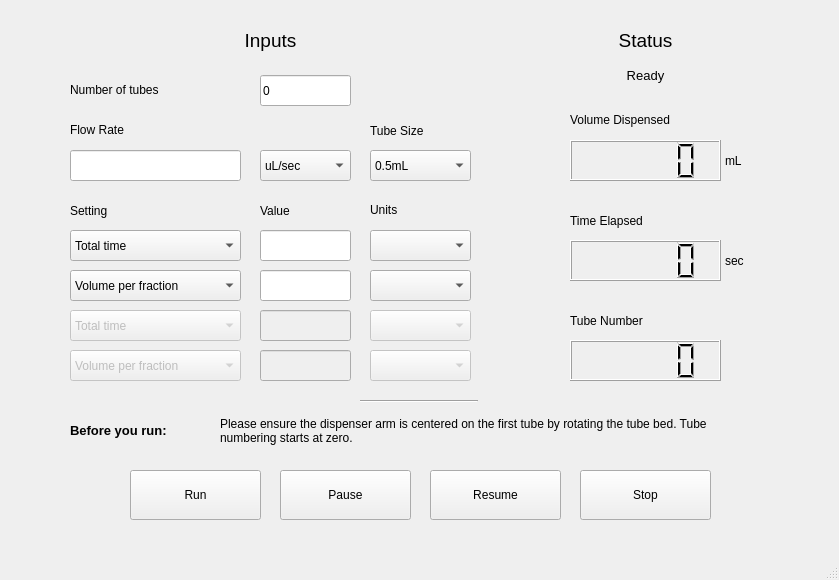
<?xml version="1.0" encoding="UTF-8"?>
<ui version="4.0">
 <class>colosseum</class>
 <widget class="QMainWindow" name="colosseum">
  <property name="geometry">
   <rect>
    <x>0</x>
    <y>0</y>
    <width>839</width>
    <height>580</height>
   </rect>
  </property>
  <property name="windowTitle">
   <string>colosseum 0.0.5</string>
  </property>
  <widget class="QWidget" name="centralwidget">
   <widget class="QLabel" name="statusLabel">
    <property name="geometry">
     <rect>
      <x>570</x>
      <y>10</y>
      <width>151</width>
      <height>61</height>
     </rect>
    </property>
    <property name="font">
     <font>
      <pointsize>14</pointsize>
     </font>
    </property>
    <property name="text">
     <string>Status</string>
    </property>
    <property name="alignment">
     <set>Qt::AlignCenter</set>
    </property>
   </widget>
   <widget class="QLabel" name="inputsLabel">
    <property name="geometry">
     <rect>
      <x>70</x>
      <y>10</y>
      <width>401</width>
      <height>61</height>
     </rect>
    </property>
    <property name="font">
     <font>
      <pointsize>14</pointsize>
     </font>
    </property>
    <property name="text">
     <string>Inputs</string>
    </property>
    <property name="alignment">
     <set>Qt::AlignCenter</set>
    </property>
   </widget>
   <widget class="QLabel" name="volumeDispensed_label">
    <property name="geometry">
     <rect>
      <x>570</x>
      <y>110</y>
      <width>141</width>
      <height>20</height>
     </rect>
    </property>
    <property name="text">
     <string>Volume Dispensed</string>
    </property>
   </widget>
   <widget class="QLabel" name="setting_label">
    <property name="geometry">
     <rect>
      <x>70</x>
      <y>200</y>
      <width>61</width>
      <height>21</height>
     </rect>
    </property>
    <property name="text">
     <string>Setting</string>
    </property>
   </widget>
   <widget class="QLabel" name="value_label">
    <property name="geometry">
     <rect>
      <x>260</x>
      <y>200</y>
      <width>51</width>
      <height>21</height>
     </rect>
    </property>
    <property name="text">
     <string>Value</string>
    </property>
   </widget>
   <widget class="QLabel" name="units_label">
    <property name="geometry">
     <rect>
      <x>370</x>
      <y>200</y>
      <width>51</width>
      <height>20</height>
     </rect>
    </property>
    <property name="text">
     <string>Units</string>
    </property>
   </widget>
   <widget class="QComboBox" name="setting1_combo">
    <property name="geometry">
     <rect>
      <x>70</x>
      <y>230</y>
      <width>171</width>
      <height>31</height>
     </rect>
    </property>
    <item>
     <property name="text">
      <string>Total time</string>
     </property>
    </item>
    <item>
     <property name="text">
      <string>Total volume</string>
     </property>
    </item>
   </widget>
   <widget class="QComboBox" name="setting2_combo">
    <property name="geometry">
     <rect>
      <x>70</x>
      <y>270</y>
      <width>171</width>
      <height>31</height>
     </rect>
    </property>
    <item>
     <property name="text">
      <string>Volume per fraction</string>
     </property>
    </item>
    <item>
     <property name="text">
      <string>Number of fractions</string>
     </property>
    </item>
   </widget>
   <widget class="QLineEdit" name="value1_line">
    <property name="geometry">
     <rect>
      <x>260</x>
      <y>230</y>
      <width>91</width>
      <height>31</height>
     </rect>
    </property>
    <property name="sizePolicy">
     <sizepolicy hsizetype="Preferred" vsizetype="Fixed">
      <horstretch>0</horstretch>
      <verstretch>0</verstretch>
     </sizepolicy>
    </property>
   </widget>
   <widget class="QLineEdit" name="value2_line">
    <property name="geometry">
     <rect>
      <x>260</x>
      <y>270</y>
      <width>91</width>
      <height>31</height>
     </rect>
    </property>
   </widget>
   <widget class="QComboBox" name="unit1_combo">
    <property name="geometry">
     <rect>
      <x>370</x>
      <y>230</y>
      <width>101</width>
      <height>31</height>
     </rect>
    </property>
   </widget>
   <widget class="QComboBox" name="unit2_combo">
    <property name="geometry">
     <rect>
      <x>370</x>
      <y>270</y>
      <width>101</width>
      <height>31</height>
     </rect>
    </property>
   </widget>
   <widget class="QLabel" name="flowrate_label">
    <property name="geometry">
     <rect>
      <x>70</x>
      <y>120</y>
      <width>91</width>
      <height>19</height>
     </rect>
    </property>
    <property name="text">
     <string>Flow Rate</string>
    </property>
   </widget>
   <widget class="QLineEdit" name="flowrate_line">
    <property name="geometry">
     <rect>
      <x>70</x>
      <y>150</y>
      <width>171</width>
      <height>31</height>
     </rect>
    </property>
   </widget>
   <widget class="QComboBox" name="flowunit_combo">
    <property name="geometry">
     <rect>
      <x>260</x>
      <y>150</y>
      <width>91</width>
      <height>31</height>
     </rect>
    </property>
    <item>
     <property name="text">
      <string>uL/sec</string>
     </property>
    </item>
    <item>
     <property name="text">
      <string>uL/min</string>
     </property>
    </item>
    <item>
     <property name="text">
      <string>uL/hr</string>
     </property>
    </item>
    <item>
     <property name="text">
      <string>mL/sec</string>
     </property>
    </item>
    <item>
     <property name="text">
      <string>mL/min</string>
     </property>
    </item>
    <item>
     <property name="text">
      <string>mL/hr</string>
     </property>
    </item>
   </widget>
   <widget class="QComboBox" name="tubeunit_combo">
    <property name="geometry">
     <rect>
      <x>370</x>
      <y>150</y>
      <width>101</width>
      <height>31</height>
     </rect>
    </property>
    <item>
     <property name="text">
      <string>0.5mL</string>
     </property>
    </item>
    <item>
     <property name="text">
      <string>1.5mL</string>
     </property>
    </item>
    <item>
     <property name="text">
      <string>2.0mL</string>
     </property>
    </item>
    <item>
     <property name="text">
      <string>5.0mL</string>
     </property>
    </item>
   </widget>
   <widget class="QLabel" name="tubesize_label">
    <property name="geometry">
     <rect>
      <x>370</x>
      <y>120</y>
      <width>101</width>
      <height>21</height>
     </rect>
    </property>
    <property name="text">
     <string>Tube Size</string>
    </property>
   </widget>
   <widget class="QLCDNumber" name="voldispensed_disp">
    <property name="geometry">
     <rect>
      <x>570</x>
      <y>140</y>
      <width>151</width>
      <height>41</height>
     </rect>
    </property>
   </widget>
   <widget class="QLabel" name="voldispensed_unit">
    <property name="geometry">
     <rect>
      <x>725</x>
      <y>150</y>
      <width>41</width>
      <height>21</height>
     </rect>
    </property>
    <property name="text">
     <string>mL</string>
    </property>
   </widget>
   <widget class="QLabel" name="timeElapsed_label">
    <property name="geometry">
     <rect>
      <x>570</x>
      <y>210</y>
      <width>124</width>
      <height>21</height>
     </rect>
    </property>
    <property name="text">
     <string>Time Elapsed</string>
    </property>
   </widget>
   <widget class="QLabel" name="tubeNumber_label">
    <property name="geometry">
     <rect>
      <x>570</x>
      <y>310</y>
      <width>111</width>
      <height>21</height>
     </rect>
    </property>
    <property name="text">
     <string>Tube Number</string>
    </property>
   </widget>
   <widget class="QLCDNumber" name="timeElapsed_disp">
    <property name="geometry">
     <rect>
      <x>570</x>
      <y>240</y>
      <width>151</width>
      <height>41</height>
     </rect>
    </property>
   </widget>
   <widget class="QLCDNumber" name="tubeIteration_disp">
    <property name="geometry">
     <rect>
      <x>570</x>
      <y>340</y>
      <width>151</width>
      <height>41</height>
     </rect>
    </property>
   </widget>
   <widget class="QComboBox" name="setting3_combo">
    <property name="enabled">
     <bool>false</bool>
    </property>
    <property name="geometry">
     <rect>
      <x>70</x>
      <y>310</y>
      <width>171</width>
      <height>31</height>
     </rect>
    </property>
    <item>
     <property name="text">
      <string>Total time</string>
     </property>
    </item>
    <item>
     <property name="text">
      <string>Total volume</string>
     </property>
    </item>
   </widget>
   <widget class="QComboBox" name="setting4_combo">
    <property name="enabled">
     <bool>false</bool>
    </property>
    <property name="geometry">
     <rect>
      <x>70</x>
      <y>350</y>
      <width>171</width>
      <height>31</height>
     </rect>
    </property>
    <item>
     <property name="text">
      <string>Volume per fraction</string>
     </property>
    </item>
    <item>
     <property name="text">
      <string>Number of fractions</string>
     </property>
    </item>
   </widget>
   <widget class="QLineEdit" name="value3_line">
    <property name="enabled">
     <bool>false</bool>
    </property>
    <property name="geometry">
     <rect>
      <x>260</x>
      <y>310</y>
      <width>91</width>
      <height>31</height>
     </rect>
    </property>
    <property name="sizePolicy">
     <sizepolicy hsizetype="Preferred" vsizetype="Fixed">
      <horstretch>0</horstretch>
      <verstretch>0</verstretch>
     </sizepolicy>
    </property>
   </widget>
   <widget class="QLineEdit" name="value4_line">
    <property name="enabled">
     <bool>false</bool>
    </property>
    <property name="geometry">
     <rect>
      <x>260</x>
      <y>350</y>
      <width>91</width>
      <height>31</height>
     </rect>
    </property>
    <property name="sizePolicy">
     <sizepolicy hsizetype="Preferred" vsizetype="Fixed">
      <horstretch>0</horstretch>
      <verstretch>0</verstretch>
     </sizepolicy>
    </property>
   </widget>
   <widget class="QComboBox" name="unit3_combo">
    <property name="enabled">
     <bool>false</bool>
    </property>
    <property name="geometry">
     <rect>
      <x>370</x>
      <y>310</y>
      <width>101</width>
      <height>31</height>
     </rect>
    </property>
   </widget>
   <widget class="QComboBox" name="unit4_combo">
    <property name="enabled">
     <bool>false</bool>
    </property>
    <property name="geometry">
     <rect>
      <x>370</x>
      <y>350</y>
      <width>101</width>
      <height>31</height>
     </rect>
    </property>
   </widget>
   <widget class="QPushButton" name="runButton">
    <property name="geometry">
     <rect>
      <x>130</x>
      <y>470</y>
      <width>131</width>
      <height>50</height>
     </rect>
    </property>
    <property name="text">
     <string>Run</string>
    </property>
   </widget>
   <widget class="QPushButton" name="pauseButton">
    <property name="geometry">
     <rect>
      <x>280</x>
      <y>470</y>
      <width>131</width>
      <height>50</height>
     </rect>
    </property>
    <property name="text">
     <string>Pause</string>
    </property>
   </widget>
   <widget class="QPushButton" name="stopButton">
    <property name="geometry">
     <rect>
      <x>580</x>
      <y>470</y>
      <width>131</width>
      <height>50</height>
     </rect>
    </property>
    <property name="text">
     <string>Stop</string>
    </property>
   </widget>
   <widget class="Line" name="line">
    <property name="geometry">
     <rect>
      <x>360</x>
      <y>400</y>
      <width>118</width>
      <height>2</height>
     </rect>
    </property>
    <property name="orientation">
     <enum>Qt::Horizontal</enum>
    </property>
   </widget>
   <widget class="QPushButton" name="resumeButton">
    <property name="geometry">
     <rect>
      <x>430</x>
      <y>470</y>
      <width>131</width>
      <height>50</height>
     </rect>
    </property>
    <property name="text">
     <string>Resume</string>
    </property>
   </widget>
   <widget class="QLabel" name="tube_count_label">
    <property name="enabled">
     <bool>true</bool>
    </property>
    <property name="geometry">
     <rect>
      <x>70</x>
      <y>80</y>
      <width>121</width>
      <height>19</height>
     </rect>
    </property>
    <property name="text">
     <string>Number of tubes</string>
    </property>
   </widget>
   <widget class="QLineEdit" name="tube_count_line">
    <property name="geometry">
     <rect>
      <x>260</x>
      <y>75</y>
      <width>91</width>
      <height>31</height>
     </rect>
    </property>
    <property name="text">
     <string>0</string>
    </property>
   </widget>
   <widget class="QLabel" name="timeElapsed_unit">
    <property name="geometry">
     <rect>
      <x>725</x>
      <y>250</y>
      <width>41</width>
      <height>21</height>
     </rect>
    </property>
    <property name="text">
     <string>sec</string>
    </property>
   </widget>
   <widget class="QLabel" name="status_label">
    <property name="enabled">
     <bool>true</bool>
    </property>
    <property name="geometry">
     <rect>
      <x>570</x>
      <y>60</y>
      <width>151</width>
      <height>31</height>
     </rect>
    </property>
    <property name="font">
     <font>
      <pointsize>10</pointsize>
     </font>
    </property>
    <property name="text">
     <string>Ready</string>
    </property>
    <property name="alignment">
     <set>Qt::AlignCenter</set>
    </property>
   </widget>
   <widget class="QLabel" name="info_text">
    <property name="enabled">
     <bool>true</bool>
    </property>
    <property name="geometry">
     <rect>
      <x>220</x>
      <y>410</y>
      <width>521</width>
      <height>41</height>
     </rect>
    </property>
    <property name="font">
     <font>
      <weight>50</weight>
      <italic>false</italic>
      <bold>false</bold>
      <underline>false</underline>
     </font>
    </property>
    <property name="text">
     <string>Please ensure the dispenser arm is centered on the first tube by rotating the tube bed. Tube numbering starts at zero. </string>
    </property>
    <property name="wordWrap">
     <bool>true</bool>
    </property>
   </widget>
   <widget class="QLabel" name="info_title">
    <property name="enabled">
     <bool>true</bool>
    </property>
    <property name="geometry">
     <rect>
      <x>70</x>
      <y>415</y>
      <width>151</width>
      <height>31</height>
     </rect>
    </property>
    <property name="font">
     <font>
      <pointsize>10</pointsize>
      <weight>75</weight>
      <italic>false</italic>
      <bold>true</bold>
      <underline>false</underline>
     </font>
    </property>
    <property name="text">
     <string>Before you run:</string>
    </property>
    <property name="wordWrap">
     <bool>true</bool>
    </property>
   </widget>
  </widget>
  <widget class="QMenuBar" name="menubar">
   <property name="geometry">
    <rect>
     <x>0</x>
     <y>0</y>
     <width>839</width>
     <height>26</height>
    </rect>
   </property>
  </widget>
  <widget class="QStatusBar" name="statusbar"/>
 </widget>
 <resources/>
 <connections/>
</ui>
